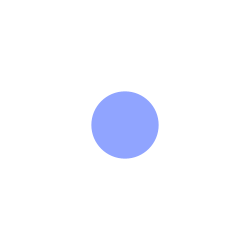
Frame 1 (no input)
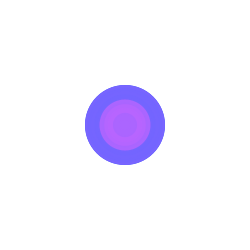
Frame 60 (the mouse pressed at the canvas centre just before this capture)
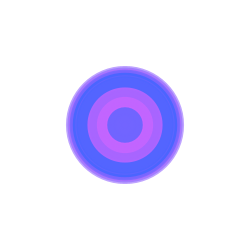
Frame 120 (the mouse held since frame 60 and released just before this capture)

The Processing sketch that drew these frames (run headless with seeded random() and noise(); from frame 60 on, the mouse is pressed at the canvas centre):

// Processing sketch: processing_183421
// ── processing_183421.pde

int counter;
float r;

void setup() {  //setup function called initially, only once
  size(250, 250);
  background(255);  //set background white

  counter = 0;
}

void draw() {  //draw function loops 
  counter++;
  float r = random(120);
  noStroke();
  fill(random(255),100,255,150);
  
  if(mousePressed == true) { //add some interaction
    ellipse(mouseX, mouseY, r,r);
  }
  else {
    ellipse(width/2, height/2, 80*sin(counter), 80*sin(counter));
  }
}
